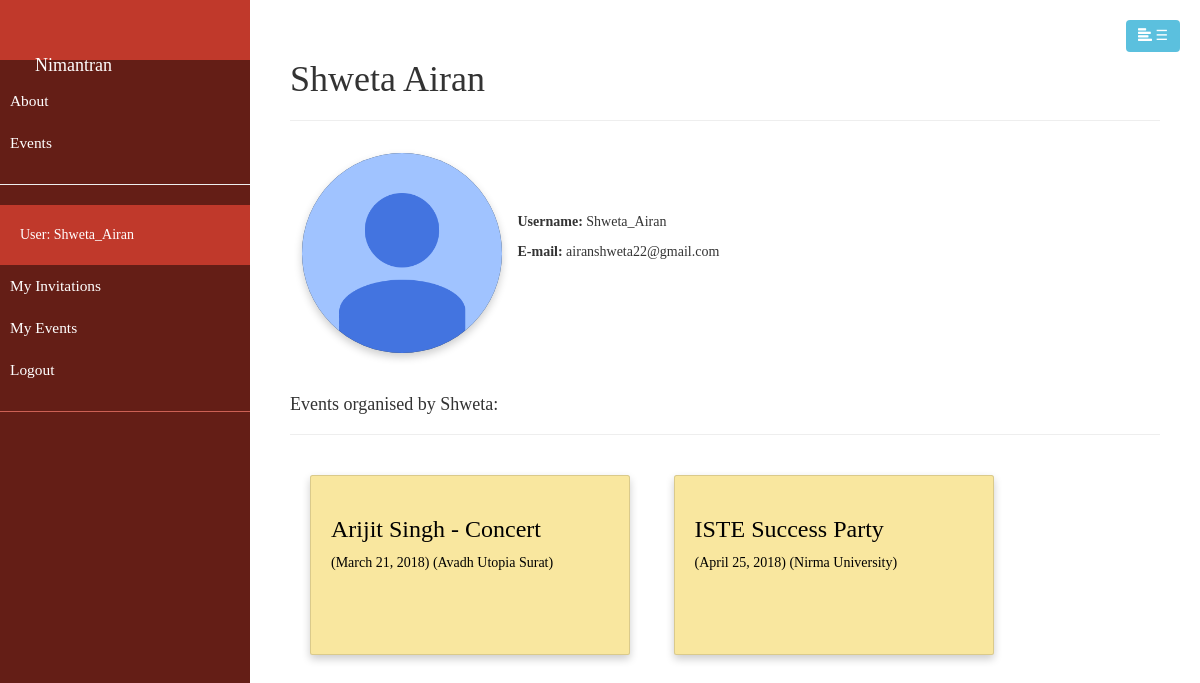
Before: /catalog/user/1 with the older database file.
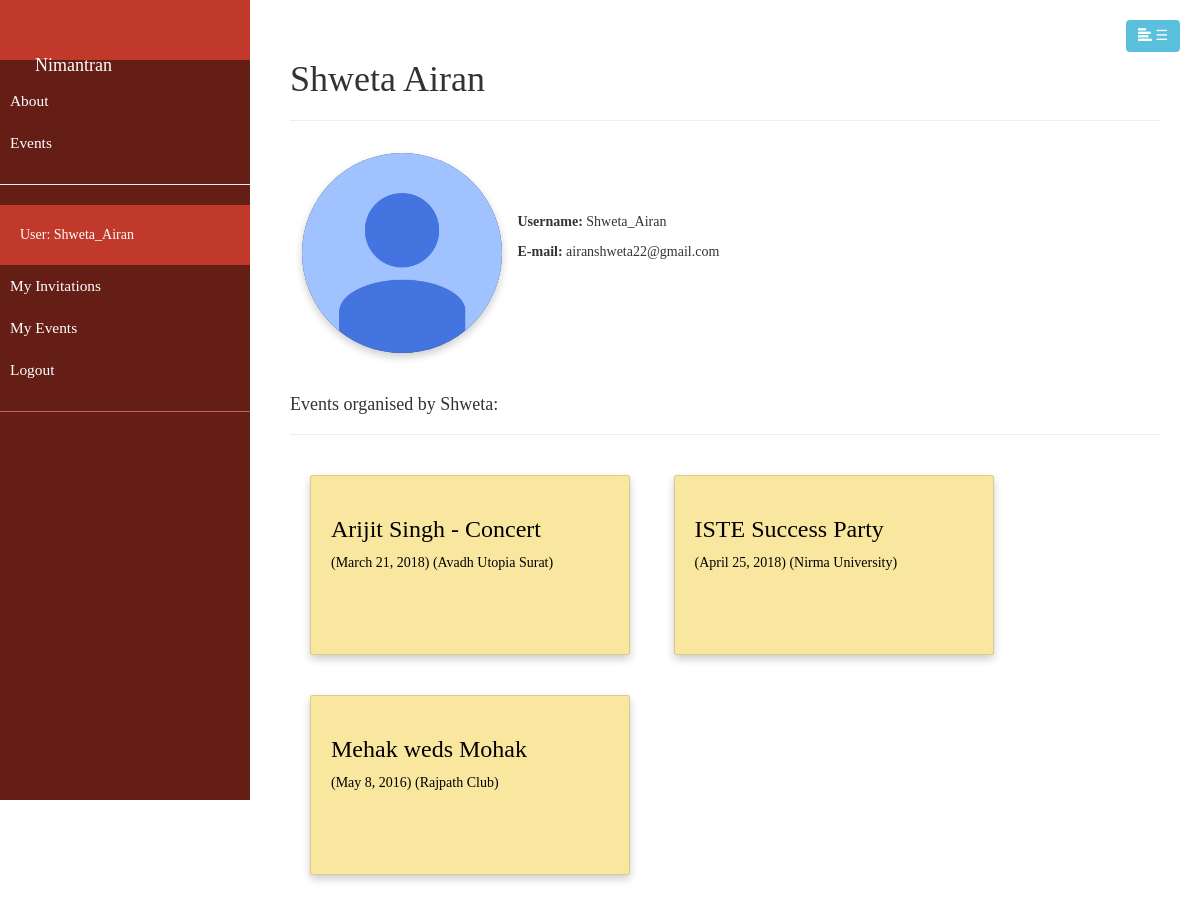
After: the same page with the newer database file.
### catalog/models.py (models this page shows, shortened)
class Event(models.Model):
    title = models.CharField(max_length = 200, help_text = "Provide a title to your event.")
    description = models.CharField(max_length = 500, help_text = "Briefly describe in 500 chars.")
    dateFrom = models.DateField()
    dateTo = models.DateField()
    organizer = models.ForeignKey(User, on_delete = models.SET_NULL, null=True, blank=True)
    cateory = models.ManyToManyField(Category, help_text = "Select a category for this event")
    venue = models.ForeignKey(Venue, help_text = "Select the venue", on_delete = models.DO_NOTHING)
    public = models.BooleanField(default = True)
    def get_absolute_url(self):
        return reverse('event-detail', args=[str(self.id)])

class Venue(models.Model):
    name = models.CharField(max_length = 200)
    address = models.CharField(max_length = 500, help_text = "address of the venue")
    capacity = models.IntegerField(help_text = "Maximum capacity of the venue")

### catalog/views.py (the view)
# urls.py: path('user/<int:pk>', views.UserDetailView.as_view(), name='profile'),
class UserDetailView(generic.DetailView):
    model = User
    template_name = 'catalog/user_detail.html'

### catalog/templates/catalog/user_detail.html
{% extends "base_generic.html" %}
{% block content %}
  <div style="padding: 40px">
      <h1>{{ user.first_name }} {{ user.last_name }}</h1>
      <hr>
      <div>
          {% load static %}
          <img src="{% static "catalog/avatar.jpg" %}" class="card-display" alt="avatar" style="padding:0px; height: 200px; width: auto; border-radius: 50%"/>
          <div style="display: inline-block; margin: 0px; padding: 0px;">
              <p><strong>Username:</strong> {{ user.username }}</p>
              <p><strong>E-mail:</strong> {{ user.email }}</p>
          </div>
      </div>
      <br>
      <h4>Events organised by {{ user.first_name }}:</h4>
      <hr>
      <div class="outer">
        {% for event in user.event_set.all %}
            <a class="card" href="{{ event.get_absolute_url }}">
                <h3>{{ event.title }}</h3>
                ({{event.dateTo}}) ({{event.venue.name}})
            </a>
        {% endfor %}
    </div>
  </div>
{% endblock %}

### catalog/templates/base_generic.html (shortened to what this page needs)
<!DOCTYPE html>
<html lang="en">
<head>
    <link rel="stylesheet" href="https://maxcdn.bootstrapcdn.com/bootstrap/4.0.0/css/bootstrap.min.css">
    <link rel="stylesheet" href="https://cdnjs.cloudflare.com/ajax/libs/malihu-custom-scrollbar-plugin/3.1.5/jquery.mCustomScrollbar.min.css">
    <link href="css/bootstrap.css" rel="stylesheet" />
</head>
<body>
    <div class="wrapper">
        {% block sidebar %}
            <nav id="sidebar">
                <div class="sidebar-header">
                    <h3><a class="navbar-brand active" href="{% url 'index' %}">Nimantran</a><h3>
                </div>
                <ul class="list-unstyled components">
                    <li><a href="about.html">About</a></li>
                    <li><a href="{% url 'events' %}">Events</a></li>
                    <hr>
                    {% if user.is_authenticated %}
                        <li class="sidebar-header">User: {{ user.get_username }}</li>
                        <li><a href="{% url 'my-invited' %}">My Invitations</a></li>
                        <li><a href="{% url 'my-organized' %}">My Events</a></li>
                        <li><a href="{% url 'logout'%}?next={{request.path}}">Logout</a></li>
                    {% else %}
                        <li><a href="{% url 'login'%}?next={{request.path}}">Login</a></li>
                    {% endif %}
                </ul>
            </nav>
        {% endblock %}
        <div id="content">
            <button type="button" id="sidebarCollapse" class="btn btn-info navbar-btn" style="margin: 20px; float: right;">
                <i class="glyphicon glyphicon-align-left"></i>
                &#9776;
            </button>
            {% block content %}{% endblock %}
        </div>
    </div>
</body>
</html>

### catalog/templates/base_generic.html (style rules this page uses)
* { font-family: 'Google sans' }
.outer { width: 100%; }
.card { box-shadow: 0 4px 8px 0 rgba(0,0,0,0.2); transition: 0.3s; padding: 20px; width: 320px; height: 180px; margin: 20px; display: inline-block; background-color: #F9E79F; color: black; }
.card-display { box-shadow: 0 4px 8px 0 rgba(0,0,0,0.2); padding: 10px; width: 240px; height: auto; margin: 12px; display: inline-block; background-color: #2C3E50; border-radius: 8px; transition: 0.2s; }
a, a:hover, a:focus { color: inherit; text-decoration: none; transition: all 0.3s; }
.navbar-btn { box-shadow: none; outline: none !important; border: none; }
#sidebar { width: 250px; position: fixed; top: 0; left: 0; height: 100vh; z-index: 999; background: #641E16; color: #fff; transition: all 0.3s; }
#sidebar .sidebar-header { padding: 20px; background: #C0392B; }
#sidebar ul.components { padding: 20px 0; border-bottom: 1px solid #CD6155; }
#sidebar ul li a { padding: 10px; font-size: 1.1em; display: block; }
#content { width: calc(100% - 250px); min-height: 100vh; transition: all 0.3s; position: absolute; top: 0; right: 0; }

Changed rows visible on the page:
added Event: title "Mehak weds Mohak", dateTo "May 8, 2016", venue.name "Rajpath Club"
